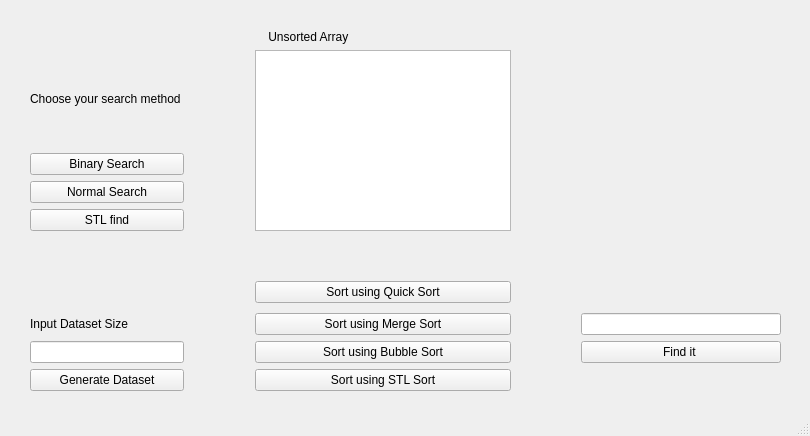
<?xml version="1.0" encoding="UTF-8"?>
<ui version="4.0">
 <class>MainWindow</class>
 <widget class="QMainWindow" name="MainWindow">
  <property name="geometry">
   <rect>
    <x>0</x>
    <y>0</y>
    <width>810</width>
    <height>436</height>
   </rect>
  </property>
  <property name="windowTitle">
   <string>MainWindow</string>
  </property>
  <widget class="QWidget" name="centralwidget">
   <widget class="QWidget" name="gridLayoutWidget">
    <property name="geometry">
     <rect>
      <x>30</x>
      <y>30</y>
      <width>751</width>
      <height>361</height>
     </rect>
    </property>
    <layout class="QGridLayout" name="gridLayout_2">
     <item row="13" column="2">
      <widget class="QPushButton" name="STL_Sort">
       <property name="text">
        <string>Sort using STL Sort</string>
       </property>
      </widget>
     </item>
     <item row="10" column="3">
      <spacer name="horizontalSpacer">
       <property name="orientation">
        <enum>Qt::Horizontal</enum>
       </property>
       <property name="sizeHint" stdset="0">
        <size>
         <width>40</width>
         <height>20</height>
        </size>
       </property>
      </spacer>
     </item>
     <item row="7" column="2">
      <widget class="QListWidget" name="listWidget"/>
     </item>
     <item row="10" column="1">
      <spacer name="horizontalSpacer_2">
       <property name="orientation">
        <enum>Qt::Horizontal</enum>
       </property>
       <property name="sizeHint" stdset="0">
        <size>
         <width>40</width>
         <height>20</height>
        </size>
       </property>
      </spacer>
     </item>
     <item row="12" column="0">
      <widget class="QLineEdit" name="sizeEDIT">
       <property name="text">
        <string/>
       </property>
      </widget>
     </item>
     <item row="11" column="0">
      <widget class="QLabel" name="label_2">
       <property name="text">
        <string>Input Dataset Size</string>
       </property>
      </widget>
     </item>
     <item row="7" column="0">
      <layout class="QVBoxLayout" name="verticalLayout">
       <item>
        <widget class="QLabel" name="method">
         <property name="text">
          <string>Choose your search method </string>
         </property>
        </widget>
       </item>
       <item>
        <widget class="QPushButton" name="BinarySearch">
         <property name="text">
          <string>Binary Search</string>
         </property>
        </widget>
       </item>
       <item>
        <widget class="QPushButton" name="NormalSearch">
         <property name="text">
          <string>Normal Search</string>
         </property>
        </widget>
       </item>
       <item>
        <widget class="QPushButton" name="STLSearch">
         <property name="text">
          <string>STL find</string>
         </property>
        </widget>
       </item>
      </layout>
     </item>
     <item row="12" column="2">
      <widget class="QPushButton" name="B_Sort">
       <property name="text">
        <string>Sort using Bubble Sort</string>
       </property>
      </widget>
     </item>
     <item row="12" column="4">
      <widget class="QPushButton" name="find_it">
       <property name="text">
        <string>Find it </string>
       </property>
      </widget>
     </item>
     <item row="10" column="2">
      <widget class="QPushButton" name="Q_Sort">
       <property name="text">
        <string>Sort using Quick Sort</string>
       </property>
      </widget>
     </item>
     <item row="11" column="2">
      <widget class="QPushButton" name="M_Sort">
       <property name="text">
        <string>Sort using Merge Sort</string>
       </property>
      </widget>
     </item>
     <item row="9" column="4">
      <widget class="QLabel" name="DisplaySize">
       <property name="text">
        <string/>
       </property>
      </widget>
     </item>
     <item row="10" column="4">
      <widget class="QLabel" name="sortingType">
       <property name="text">
        <string/>
       </property>
      </widget>
     </item>
     <item row="5" column="2">
      <widget class="QLabel" name="arrayStatus">
       <property name="text">
        <string>    Unsorted Array </string>
       </property>
      </widget>
     </item>
     <item row="11" column="4">
      <widget class="QLineEdit" name="num_find">
       <property name="text">
        <string/>
       </property>
      </widget>
     </item>
     <item row="13" column="0">
      <widget class="QPushButton" name="Set_Generator">
       <property name="text">
        <string>Generate Dataset</string>
       </property>
      </widget>
     </item>
     <item row="10" column="0">
      <spacer name="verticalSpacer">
       <property name="orientation">
        <enum>Qt::Vertical</enum>
       </property>
       <property name="sizeHint" stdset="0">
        <size>
         <width>20</width>
         <height>40</height>
        </size>
       </property>
      </spacer>
     </item>
     <item row="8" column="4">
      <widget class="QLabel" name="searchMethod">
       <property name="minimumSize">
        <size>
         <width>200</width>
         <height>0</height>
        </size>
       </property>
       <property name="text">
        <string/>
       </property>
      </widget>
     </item>
    </layout>
   </widget>
  </widget>
  <widget class="QMenuBar" name="menubar">
   <property name="geometry">
    <rect>
     <x>0</x>
     <y>0</y>
     <width>810</width>
     <height>22</height>
    </rect>
   </property>
  </widget>
  <widget class="QStatusBar" name="statusbar"/>
 </widget>
 <resources/>
 <connections/>
</ui>
